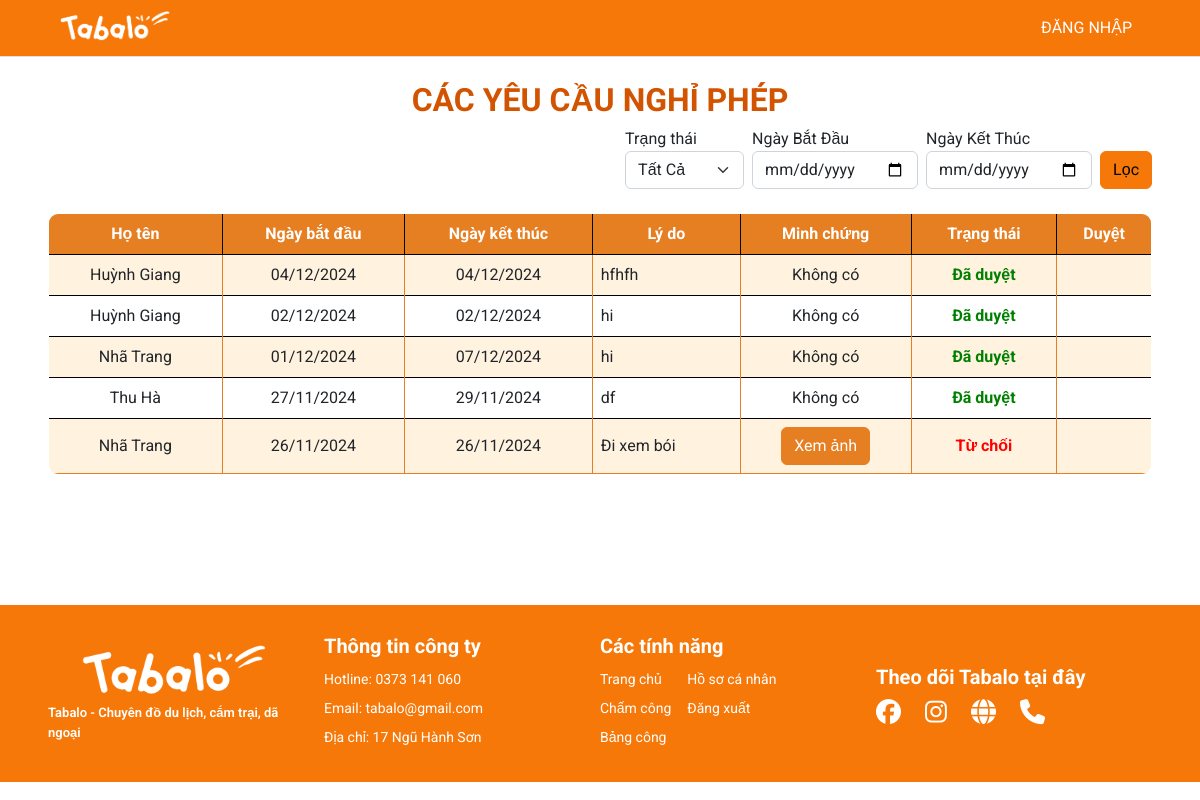
Before: /management/dayoff/ with the older database file.
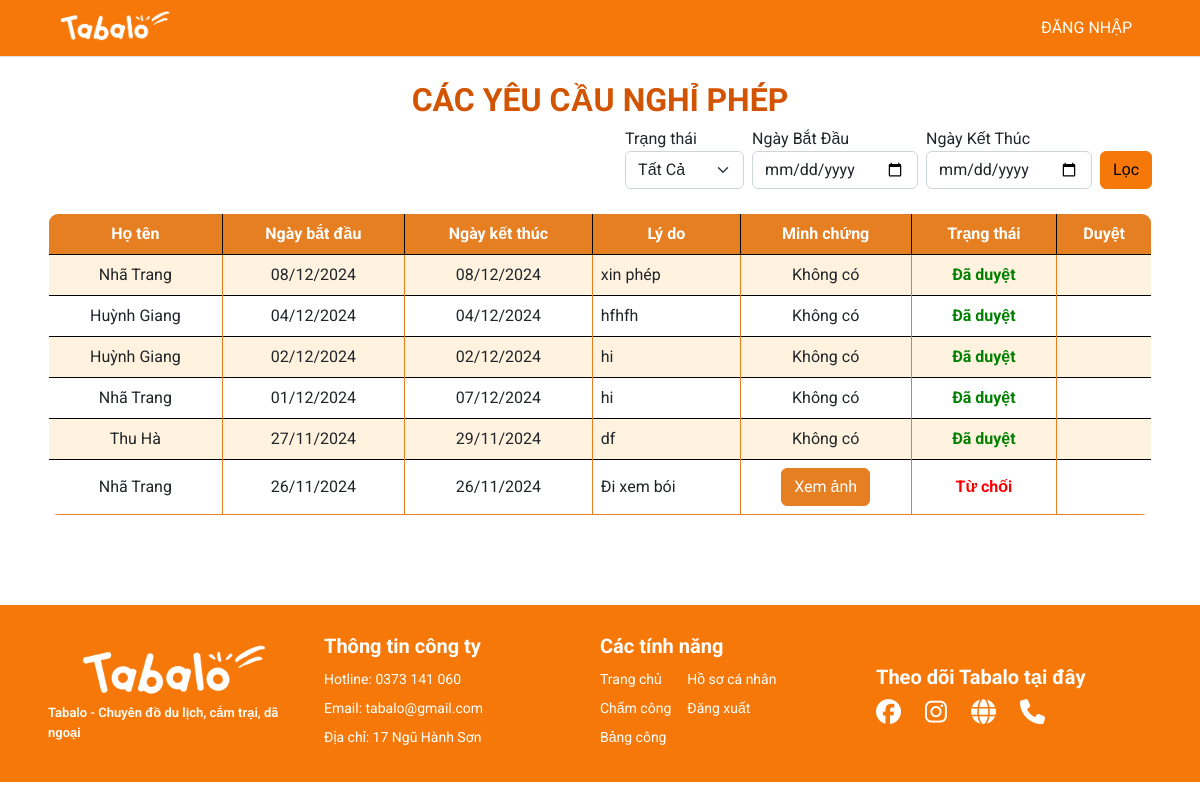
After: the same page with the newer database file.
### myapp/models.py (models this page shows, shortened)
class DayOffRequest(models.Model):
    STATUS_CHOICES = [
        ('pending', 'Pending'),
        ('approved', 'Approved'),
        ('rejected', 'Rejected'),
    ]
    user = models.ForeignKey(User, on_delete=models.CASCADE)
    start_date = models.DateField()
    end_date = models.DateField()
    reason = models.TextField()
    status = models.CharField(max_length=10, choices=STATUS_CHOICES, default='pending')
    image = models.ImageField(upload_to='uploads/', blank=True, null=True)

### management/views.py (the view, shortened to what this page needs)
# urls.py: path('dayoff/', views.admin_review_requests, name='dayoff'),
def admin_review_requests(request):
    title = 'Đơn nghỉ phép'
    requests = DayOffRequest.objects.order_by('-start_date')
    status = request.GET.get('status', '')
    start_date = request.GET.get('start-date', '')
    end_date = request.GET.get('end-date', '')
    if start_date and end_date:
      requests = requests.filter(start_date__range=[start_date, end_date])
    elif start_date:
      requests = requests.filter(start_date__range=[start_date, datetime.now().date()])
    elif end_date:
      requests = requests.filter(start_date__range=[datetime.now().date(), end_date])
    paginator = Paginator(requests, 10)
    page_number = request.GET.get('page', '')
    try:
      page_obj = paginator.get_page(page_number)
    except PageNotAnInteger:
      page_obj = paginator.page(1)
    except EmptyPage:
      page_obj = paginator.page(paginator.num_pages)
    query_params = request.GET.copy()
    if 'page' in query_params:
      query_params.pop('page')
    context = {'title': title,
               'start_date': start_date,
               'end_date': end_date,
               'status': status,
               'page_obj': page_obj,
               'query_params': query_params.urlencode()}
    return render(request, 'pages/admin_review_requests.html', context)

### management/context_processors.py (called while the page is built)
def pending_dayoff(request):
  count_pending = DayOffRequest.objects.filter(status='pending').count()
  return {'count_pending': count_pending}

### templates/pages/admin_review_requests.html (shortened to what this page needs)
{% extends '../layouts/base.html' %}
{% load static %}
{% block main %}
<link rel="stylesheet" href="{% static 'styles/table.css' %}">
<br>
<h1 style="text-align: center; font-size: 2rem; font-weight: bold; color: #D35400;">CÁC YÊU CẦU NGHỈ PHÉP</h1>
{% include 'partials/filter_dayoff.html' %}
<br>
<table class="table table-hover table-bordered custom-border" style="border-radius: 10px; overflow: hidden;">
  <thead class="bg-tab text-white" style="background-color: #E67E22;">
    <tr>
      <th scope="col" class="text-center" >Họ tên</th>
      <th scope="col" class="text-center" >Ngày bắt đầu</th>
      <th scope="col" class="text-center" >Ngày kết thúc</th>
      <th scope="col" class="text-center" >Lý do</th>
      <th scope="col" class="text-center" >Minh chứng</th>
      <th scope="col" class="text-center" >Trạng thái</th>
      <th scope="col" class="text-center" >Duyệt</th>
    </tr>
  </thead>
  <tbody>
    {% for rq in page_obj %}
      <tr class="table-row">
        <td class="text-center align-middle border-cell">{{ rq.user.first_name }} {{ rq.user.last_name }}</td>
        <td class="text-center align-middle border-cell">{{ rq.start_date|date:"d/m/Y" }}</td>
        <td class="text-center align-middle border-cell">{{ rq.end_date|date:"d/m/Y" }}</td>
        <td class="align-middle border-cell">{{ rq.reason }}</td>
        <td class="text-center align-middle border-cell">
          {% if rq.image %}
          <a href="{{ rq.image.url }}" target="_blank" style="text-decoration: none;">
            <button class="btn btn-secondary" style="background-color: #E67E22; border-color: #E67E22; color: white;">
              Xem ảnh
            </button>
          </a>
          {% else %}
          <span>Không có</span>
          {% endif %}
        </td>
        <td class="text-center align-middle border-cell">
          {% if rq.status == 'approved' %}
          <span style="color: green; font-weight: bold;">Đã duyệt</span>
          {% elif rq.status == 'pending' %}
          <span style="color: orange; font-weight: bold;">Đang chờ</span>
          {% else %}
          <span style="color: red; font-weight: bold;">Từ chối</span>
          {% endif %}
        </td>
        <td class="border-cell">
        </td>
      </tr>
    {% endfor %}
  </tbody>
</table>
{% endblock %}

Changed rows visible on the page:
added DayOffRequest: user.first_name "Nhã", user.last_name "Trang", start_date "08/12/2024", end_date "08/12/2024", reason "xin phép", image "Không có", status "Đã duyệt"
